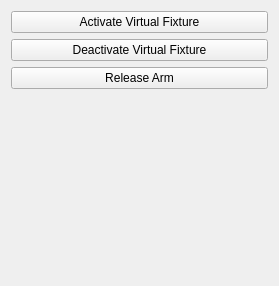
<?xml version="1.0" encoding="UTF-8"?>
<ui version="4.0">
 <class>VirtualFixture</class>
 <widget class="qMRMLWidget" name="VirtualFixture">
  <property name="geometry">
   <rect>
    <x>0</x>
    <y>0</y>
    <width>279</width>
    <height>286</height>
   </rect>
  </property>
  <layout class="QVBoxLayout" name="verticalLayout">
   <item>
    <widget class="QPushButton" name="activeVirtualFixtureButton">
     <property name="text">
      <string>Activate Virtual Fixture</string>
     </property>
    </widget>
   </item>
   <item>
    <widget class="QPushButton" name="deactivateVirtualFixtureButton">
     <property name="text">
      <string>Deactivate Virtual Fixture</string>
     </property>
    </widget>
   </item>
   <item>
    <widget class="QPushButton" name="releaseArmButton">
     <property name="text">
      <string>Release Arm</string>
     </property>
    </widget>
   </item>
   <item>
    <spacer name="verticalSpacer">
     <property name="orientation">
      <enum>Qt::Vertical</enum>
     </property>
     <property name="sizeHint" stdset="0">
      <size>
       <width>20</width>
       <height>40</height>
      </size>
     </property>
    </spacer>
   </item>
  </layout>
 </widget>
 <customwidgets>
  <customwidget>
   <class>qMRMLWidget</class>
   <extends>QWidget</extends>
   <header>qMRMLWidget.h</header>
   <container>1</container>
  </customwidget>
 </customwidgets>
 <resources/>
 <connections/>
</ui>
